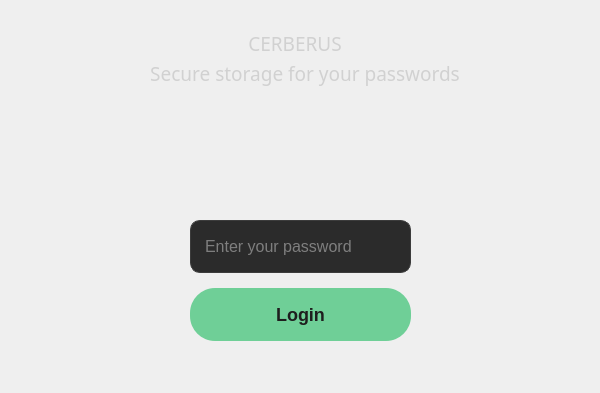
<?xml version="1.0" encoding="UTF-8"?>
<ui version="4.0">
 <class>DialogLogin</class>
 <widget class="QDialog" name="DialogLogin">
  <property name="enabled">
   <bool>true</bool>
  </property>
  <property name="geometry">
   <rect>
    <x>0</x>
    <y>0</y>
    <width>600</width>
    <height>393</height>
   </rect>
  </property>
  <property name="sizePolicy">
   <sizepolicy hsizetype="Expanding" vsizetype="Expanding">
    <horstretch>1</horstretch>
    <verstretch>1</verstretch>
   </sizepolicy>
  </property>
  <property name="minimumSize">
   <size>
    <width>300</width>
    <height>300</height>
   </size>
  </property>
  <property name="font">
   <font>
    <pointsize>14</pointsize>
   </font>
  </property>
  <property name="windowTitle">
   <string>Dialog</string>
  </property>
  <widget class="QStackedWidget" name="stackedWidget">
   <property name="geometry">
    <rect>
     <x>0</x>
     <y>10</y>
     <width>591</width>
     <height>371</height>
    </rect>
   </property>
   <property name="currentIndex">
    <number>0</number>
   </property>
   <widget class="QWidget" name="login">
    <widget class="QLabel" name="cerberusLabel">
     <property name="geometry">
      <rect>
       <x>130</x>
       <y>20</y>
       <width>330</width>
       <height>26</height>
      </rect>
     </property>
     <property name="sizePolicy">
      <sizepolicy hsizetype="Expanding" vsizetype="Expanding">
       <horstretch>1</horstretch>
       <verstretch>1</verstretch>
      </sizepolicy>
     </property>
     <property name="font">
      <font>
       <family>Gill Sans MT</family>
       <pointsize>14</pointsize>
      </font>
     </property>
     <property name="styleSheet">
      <string notr="true">QLabel {
    color: #d1d1d1; 
}</string>
     </property>
     <property name="text">
      <string>CERBERUS</string>
     </property>
     <property name="alignment">
      <set>Qt::AlignCenter</set>
     </property>
    </widget>
    <widget class="QLabel" name="cerberusDesc">
     <property name="geometry">
      <rect>
       <x>140</x>
       <y>50</y>
       <width>330</width>
       <height>26</height>
      </rect>
     </property>
     <property name="sizePolicy">
      <sizepolicy hsizetype="Expanding" vsizetype="Expanding">
       <horstretch>0</horstretch>
       <verstretch>0</verstretch>
      </sizepolicy>
     </property>
     <property name="font">
      <font>
       <family>Gill Sans MT</family>
       <pointsize>14</pointsize>
      </font>
     </property>
     <property name="styleSheet">
      <string notr="true">QLabel {
    color: #d1d1d1; 
}</string>
     </property>
     <property name="text">
      <string>Secure storage for your passwords</string>
     </property>
     <property name="alignment">
      <set>Qt::AlignCenter</set>
     </property>
    </widget>
    <widget class="QWidget" name="">
     <property name="geometry">
      <rect>
       <x>-10</x>
       <y>110</y>
       <width>621</width>
       <height>221</height>
      </rect>
     </property>
     <layout class="QVBoxLayout" name="verticalLayout_Login" stretch="0,0">
      <property name="spacing">
       <number>15</number>
      </property>
      <property name="leftMargin">
       <number>200</number>
      </property>
      <property name="topMargin">
       <number>100</number>
      </property>
      <property name="rightMargin">
       <number>200</number>
      </property>
      <item>
       <widget class="QLineEdit" name="passwordLine">
        <property name="sizePolicy">
         <sizepolicy hsizetype="Expanding" vsizetype="Expanding">
          <horstretch>1</horstretch>
          <verstretch>1</verstretch>
         </sizepolicy>
        </property>
        <property name="styleSheet">
         <string notr="true">QLineEdit {
    background-color: #2b2b2b; /* Графитовый фон */
    border: 1px solid #3c3c3c; /* Чуть светлее для выделения */
    color: #d1d1d1; /* Бело-серый текст */
    font-size: 16px;
    padding: 12px;
    border-radius: 10px;
    transition: border-color 0.3s;
}

QLineEdit:focus {
    border-color: #6fcf97; /* Зелёный акцент при фокусе */
    box-shadow: 0 0 5px rgba(111, 207, 151, 0.5);
}
</string>
        </property>
        <property name="echoMode">
         <enum>QLineEdit::Password</enum>
        </property>
        <property name="placeholderText">
         <string>Enter your password</string>
        </property>
       </widget>
      </item>
      <item>
       <widget class="QPushButton" name="loginButton">
        <property name="sizePolicy">
         <sizepolicy hsizetype="Expanding" vsizetype="Expanding">
          <horstretch>1</horstretch>
          <verstretch>1</verstretch>
         </sizepolicy>
        </property>
        <property name="styleSheet">
         <string notr="true">QPushButton {
    background-color: #6fcf97; /* Мягкий зелёный */
    color: #1e1e1e; /* Тёмный текст на светлом фоне */
    font-size: 18px;
    font-weight: bold;
    border: none;
    padding: 12px 24px;
    border-radius: 25px;
    box-shadow: 0 4px 8px rgba(0, 0, 0, 0.1);
    transition: background-color 0.3s, box-shadow 0.3s;
}

QPushButton:hover {
    background-color: #5bbd88;
    box-shadow: 0 6px 12px rgba(0, 0, 0, 0.2);
}

QPushButton:pressed {
    background-color: #4aa97a;
    box-shadow: none;
}
</string>
        </property>
        <property name="text">
         <string>Login</string>
        </property>
       </widget>
      </item>
     </layout>
    </widget>
   </widget>
   <widget class="QWidget" name="generate">
    <widget class="QLabel" name="createMasterLabel">
     <property name="geometry">
      <rect>
       <x>160</x>
       <y>30</y>
       <width>301</width>
       <height>91</height>
      </rect>
     </property>
     <property name="font">
      <font>
       <family>Gill Sans MT</family>
       <pointsize>18</pointsize>
      </font>
     </property>
     <property name="cursor">
      <cursorShape>ArrowCursor</cursorShape>
     </property>
     <property name="styleSheet">
      <string notr="true">QLabel {
    color: #d1d1d1; 
}</string>
     </property>
     <property name="text">
      <string>Create Master Password</string>
     </property>
     <property name="alignment">
      <set>Qt::AlignHCenter|Qt::AlignTop</set>
     </property>
    </widget>
    <widget class="QWidget" name="layoutWidget">
     <property name="geometry">
      <rect>
       <x>-10</x>
       <y>120</y>
       <width>621</width>
       <height>221</height>
      </rect>
     </property>
     <layout class="QVBoxLayout" name="verticalLayout" stretch="0,0">
      <property name="spacing">
       <number>15</number>
      </property>
      <property name="leftMargin">
       <number>200</number>
      </property>
      <property name="topMargin">
       <number>100</number>
      </property>
      <property name="rightMargin">
       <number>200</number>
      </property>
      <item>
       <widget class="QLineEdit" name="newMasterPassLabel">
        <property name="sizePolicy">
         <sizepolicy hsizetype="Expanding" vsizetype="Expanding">
          <horstretch>1</horstretch>
          <verstretch>1</verstretch>
         </sizepolicy>
        </property>
        <property name="styleSheet">
         <string notr="true">QLineEdit {
    background-color: #2b2b2b; /* Графитовый фон */
    border: 1px solid #3c3c3c; /* Чуть светлее для выделения */
    color: #d1d1d1; /* Бело-серый текст */
    font-size: 16px;
    padding: 12px;
    border-radius: 10px;
    transition: border-color 0.3s;
}

QLineEdit:focus {
    border-color: #6fcf97; /* Зелёный акцент при фокусе */
    box-shadow: 0 0 5px rgba(111, 207, 151, 0.5);
}
</string>
        </property>
        <property name="echoMode">
         <enum>QLineEdit::Password</enum>
        </property>
        <property name="placeholderText">
         <string>Enter your password</string>
        </property>
       </widget>
      </item>
      <item>
       <widget class="QPushButton" name="newMasterPassButton">
        <property name="sizePolicy">
         <sizepolicy hsizetype="Expanding" vsizetype="Expanding">
          <horstretch>1</horstretch>
          <verstretch>1</verstretch>
         </sizepolicy>
        </property>
        <property name="styleSheet">
         <string notr="true">QPushButton {
    background-color: #6fcf97; /* Мягкий зелёный */
    color: #1e1e1e; /* Тёмный текст на светлом фоне */
    font-size: 18px;
    font-weight: bold;
    border: none;
    padding: 12px 24px;
    border-radius: 25px;
    box-shadow: 0 4px 8px rgba(0, 0, 0, 0.1);
    transition: background-color 0.3s, box-shadow 0.3s;
}

QPushButton:hover {
    background-color: #5bbd88;
    box-shadow: 0 6px 12px rgba(0, 0, 0, 0.2);
}

QPushButton:pressed {
    background-color: #4aa97a;
    box-shadow: none;
}
</string>
        </property>
        <property name="text">
         <string>Set Password</string>
        </property>
       </widget>
      </item>
     </layout>
    </widget>
   </widget>
  </widget>
 </widget>
 <resources/>
 <connections/>
</ui>
